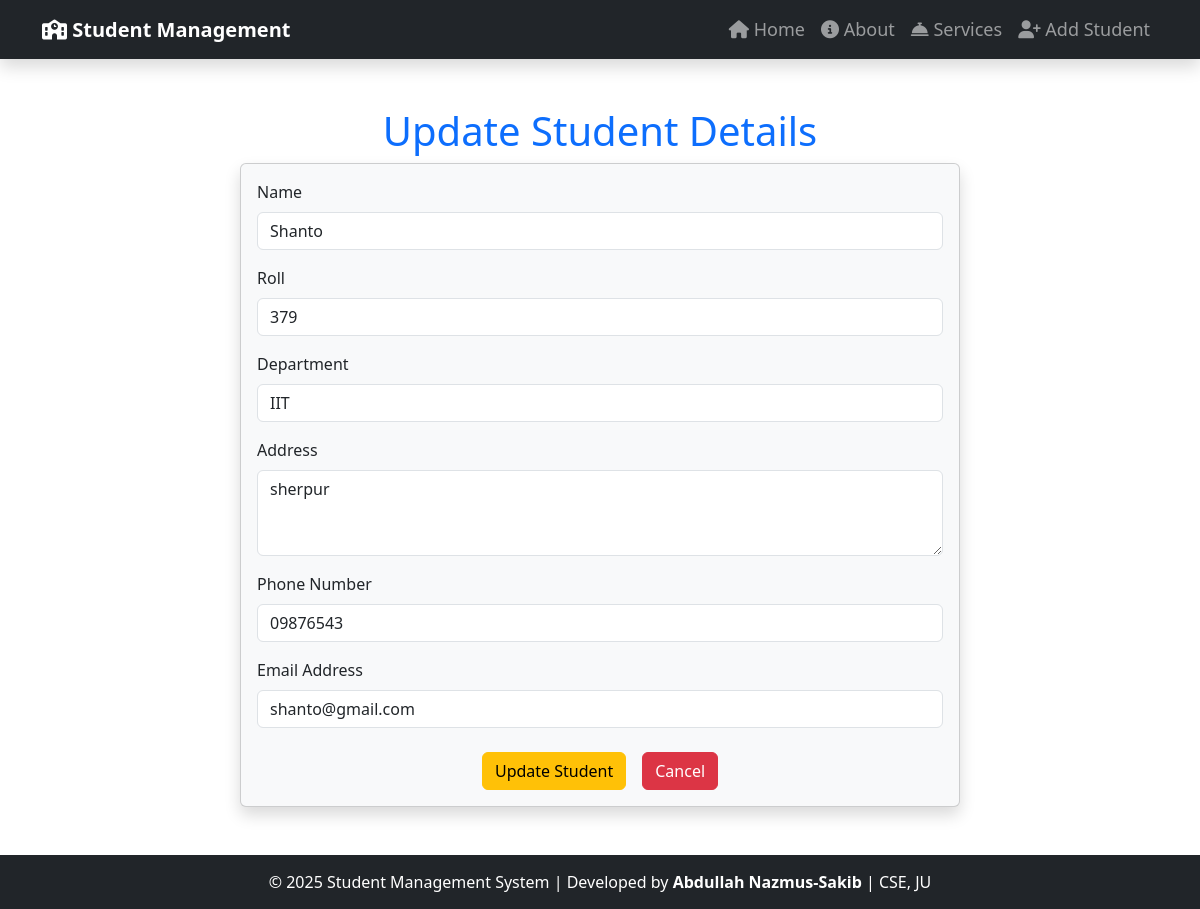
The app's page /edit/7/, older data.
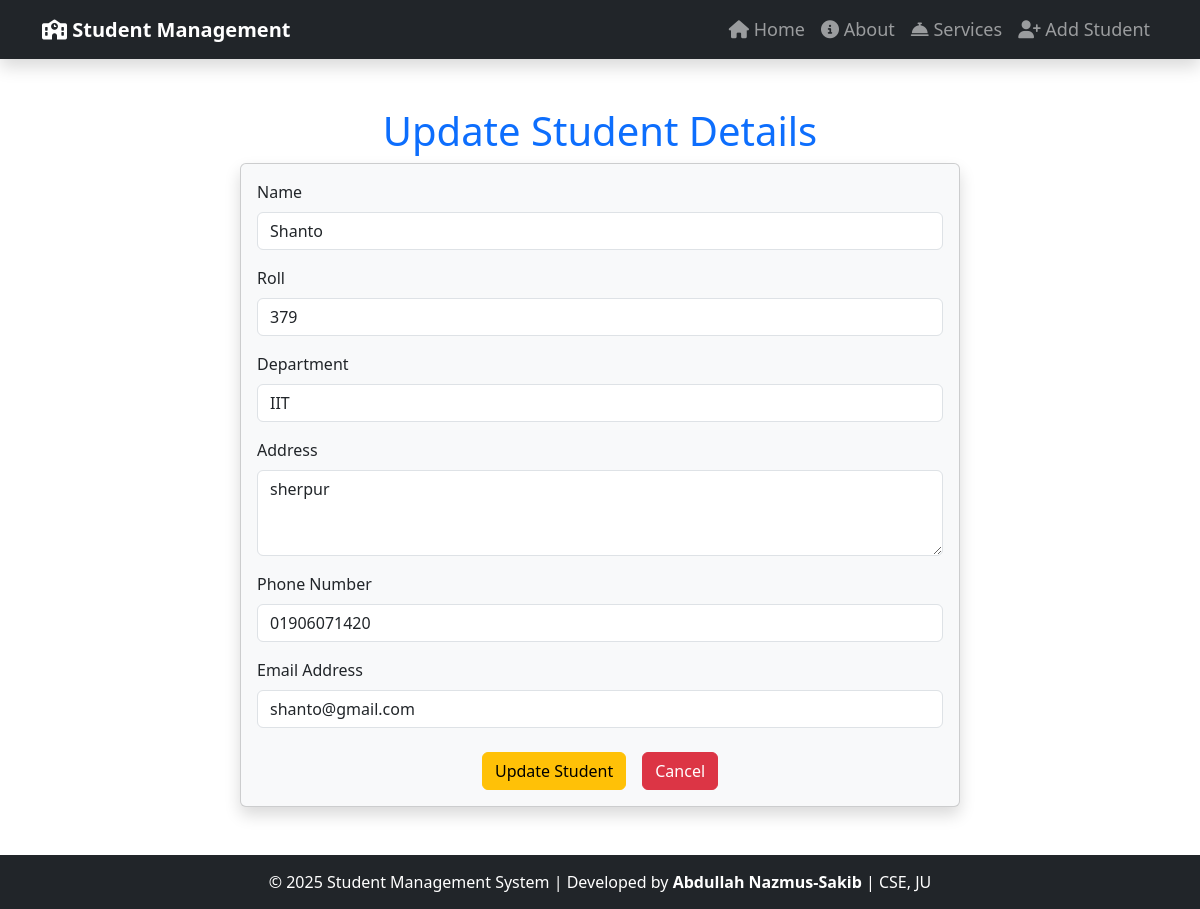
The same page, newer data.
### std_app/models.py (models this page shows, shortened)
class Student(models.Model):
    name = models.CharField(max_length=30)
    roll = models.CharField(max_length=5)
    dept = models.CharField(max_length=30)
    address = models.CharField(max_length=300)
    phone = models.CharField(max_length=15)
    email = models.EmailField(max_length=30)

### std_app/views.py (the view, shortened to what this page needs)
# urls.py: path("edit/<int:id>/",views.EditStd,name='edit'),
def EditStd(request, id):
    user = get_object_or_404(Student, id=id)
    return render(request, "std_app/update.html", {"user": user})

### templates/std_app/update.html (shortened to what this page needs)
{% extends "std_app/base.html" %}
{% block content %}
<div class="container">
    <h1 class="text-center text-primary">Update Student Details</h1>
    <div class="row">
        <div class="col-md-8 offset-md-2">
            <div class="card bg-light shadow">
                <div class="card-body">
                    <form method="POST">{% csrf_token %}
                        <div class="mb-3">
                            <label for="name" class="form-label">Name</label>
                            <input type="text" class="form-control" id="name" name="name" value="{{ user.name }}" required>
                        </div>
                        <div class="mb-3">
                            <label for="roll" class="form-label">Roll</label>
                            <input type="text" class="form-control" id="roll" name="roll" value="{{ user.roll }}" required>
                        </div>
                        <div class="mb-3">
                            <label for="dept" class="form-label">Department</label>
                            <input type="text" class="form-control" id="dept" name="dept" value="{{ user.dept }}" required>
                        </div>
                        <div class="mb-3">
                            <label for="address" class="form-label">Address</label>
                            <textarea class="form-control" id="address" name="address" rows="3" required>{{ user.address }}</textarea>
                        </div>
                        <div class="mb-3">
                            <label for="phone" class="form-label">Phone Number</label>
                            <input type="text" class="form-control" id="phone" name="phone" value="{{ user.phone }}" required>
                        </div>
                        <div class="mb-3">
                            <label for="email" class="form-label">Email Address</label>
                            <input type="email" class="form-control" id="email" name="email" value="{{ user.email }}" required>
                        </div>
                        <div class="d-flex justify-content-center mt-4">
                            <button type="submit" class="btn btn-warning me-3">Update Student</button>
                            <a href="{% url 'home' %}" class="btn btn-danger">Cancel</a>
                        </div>
                    </form>
                </div>
            </div>
        </div>
    </div>
</div>
{% endblock content %}

Row changes from the older to the newer data that the page shows:
changed Student "Shanto": phone "09876543" → "01906071420"
